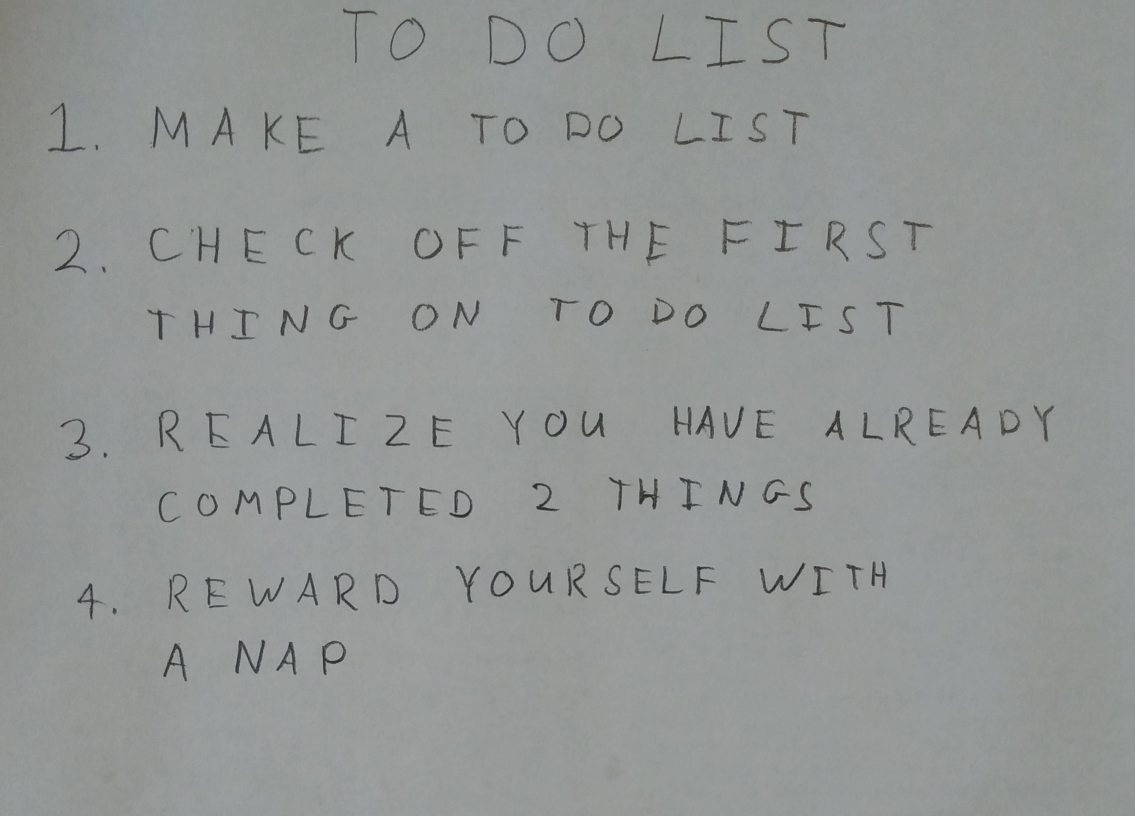
#> input picture HW5 - Neural Networks for Recognition/images/01_list.jpg, 2270 x 1631 px (shown at 1/2 size); its folder holds only this picture in this run
$ python run_q4.py   (older library calls are emulated)
#> lines starting #> are read from the running program, lines starting #| are printed output that depends on the picture; after the words box and inside, x2 and y2 are one past the last pixel; in counts of white or black regions, pixels touching at a corner belong together
### HW5 - Neural Networks for Recognition/submission/q4.py
import numpy as np

import skimage
import skimage.measure
import skimage.color
import skimage.restoration
import skimage.filters
import skimage.morphology
import skimage.segmentation
from skimage.filters import threshold_otsu

# takes a color image
# returns a list of bounding boxes and black_and_white image
def findLetters(image):
    bboxes = []
    bw = None
    # insert processing in here
    # one idea estimate noise -> denoise -> greyscale -> threshold -> morphology -> label -> skip small boxes
    # this can be 10 to 15 lines of code using skimage functions
    denoise_image = skimage.restoration.denoise_bilateral(image, multichannel=True)
    greyscale_image = skimage.color.rgb2grey(denoise_image)
    threshold = threshold_otsu(greyscale_image)
#> threshold = 0.454
    bw = skimage.morphology.closing(greyscale_image < threshold, skimage.morphology.square(10))
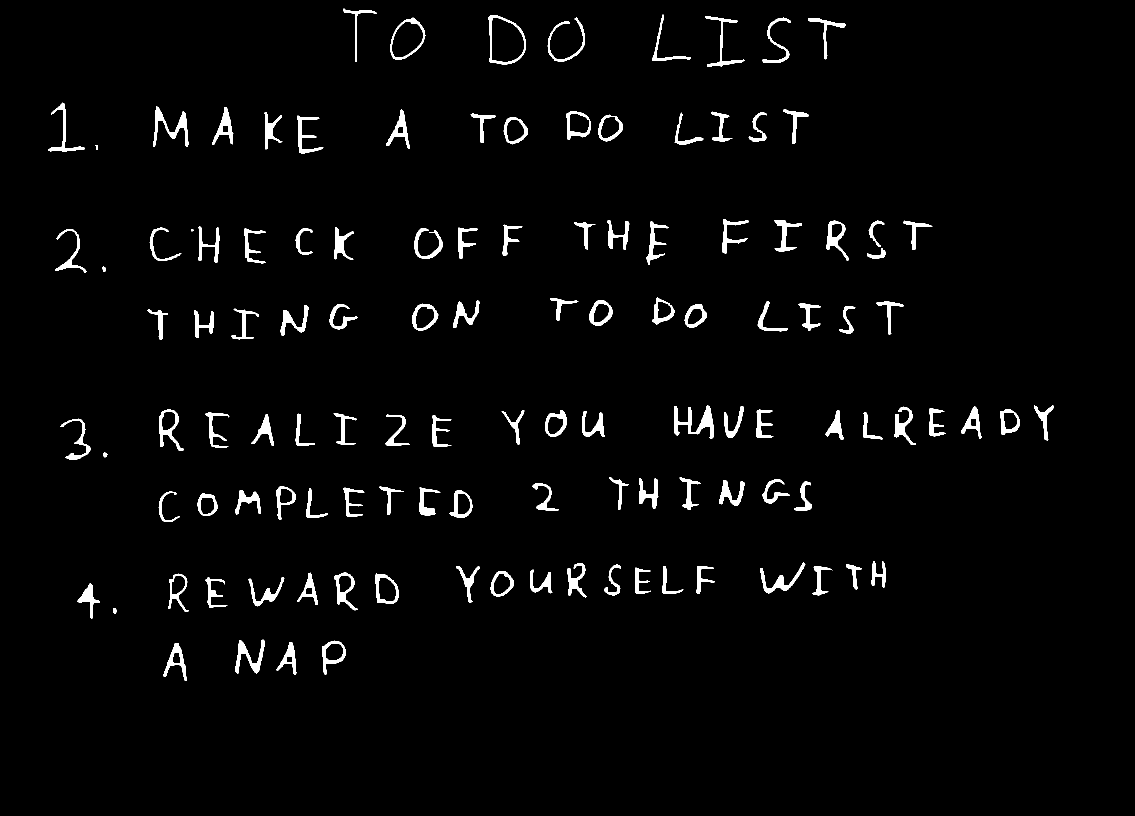
#> bw: shape (1631, 2270) bool (shown at 1/2 size); 2.6% white; 121 white regions (2 under 20 px), largest, box (x1, y1, x2, y2) and area: (1348, 811, 1428, 877) 1896, (306, 213, 377, 294) 1595, (471, 1279, 530, 1347) 1355
    cleared = skimage.segmentation.clear_border(bw)
    label_image = skimage.measure.label(cleared,background=0,connectivity = 2)
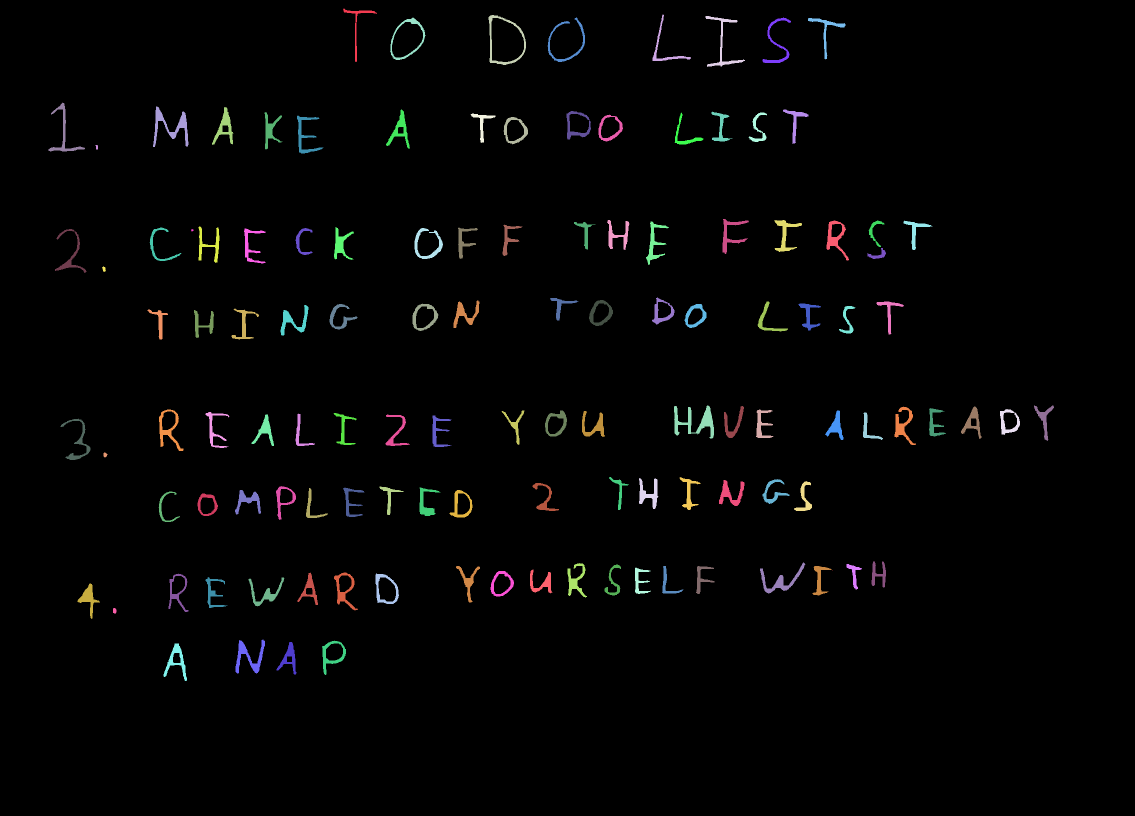
#> label_image: shape (1631, 2270) int32 (shown at 1/2 size); 122 distinct labels, from 0 to 121; one colour per label, 0 black

    for region in skimage.measure.regionprops(label_image):
        if region.area >= 200:
            bboxes.append(region.bbox)
#> this loop made 121 passes
#> after the loop, bboxes = 115 items, first 6: (17, 686, 124, 754), (29, 1305, 122, 1382), (30, 977, 130, 1052), (32, 1411, 134, 1490), (35, 780, 120, 851), (35, 1095, 124, 1170)


    return bboxes, bw

### HW5 - Neural Networks for Recognition/submission/run_q4.py
import os
import numpy as np
import matplotlib.pyplot as plt
import matplotlib.patches

import skimage
import skimage.measure
import skimage.color
import skimage.restoration
import skimage.io
import skimage.filters
import skimage.morphology
import skimage.segmentation

from nn import *
from q4 import *
# do not include any more libraries here!
# no opencv, no sklearn, etc!
import warnings
warnings.simplefilter(action='ignore', category=FutureWarning)
warnings.simplefilter(action='ignore', category=UserWarning)

for img in os.listdir('../images'):
    im1 = skimage.img_as_float(skimage.io.imread(os.path.join('../images',img)))
    bboxes, bw = findLetters(im1)

    plt.imshow(1-bw, cmap = "gray")
    for bbox in bboxes:
        minr, minc, maxr, maxc = bbox
        rect = matplotlib.patches.Rectangle((minc, minr), maxc - minc, maxr - minr,
                                fill=False, edgecolor='red', linewidth=2)
        plt.gca().add_patch(rect)
#> this loop made 115 passes
#> (minr, minc, maxr, maxc) on passes 1 to 12: (17, 686, 124, 754), (29, 1305, 122, 1382), (30, 977, 130, 1052), (32, 1411, 134, 1490), (35, 780, 120, 851), (35, 1095, 124, 1170), (35, 1525, 126, 1582), (36, 1616, 119, 1691), (205, 97, 303, 170), (213, 306, 294, 377), (214, 424, 290, 467), (219, 772, 297, 820)
    plt.show()
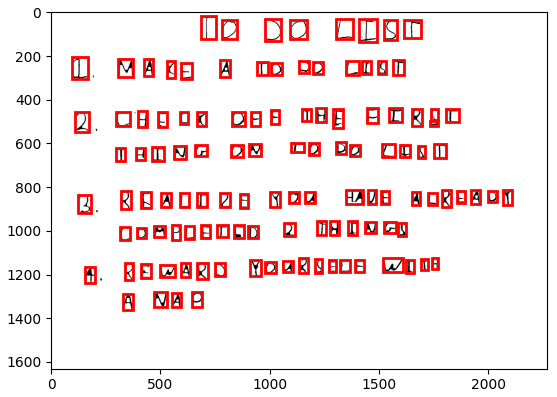
#> figure drawn by matplotlib, 1 panel
    # find the rows using..RANSAC, counting, clustering, etc.

    boxes = [[]]
    row = 0
    bboxes.sort(key = lambda x:x[2])
    letter_base = bboxes[0][2]
#> letter_base = 119
    for bbox in bboxes:
        minr, minc, maxr, maxc = bbox
        if (minr >= letter_base + 10):
            row +=1;
            boxes.append([])
            letter_base = maxr
            # print(letter_base)
        boxes[row].append(bbox)
#> this loop made 115 passes
#> (minr, minc, maxr, maxc, letter_base) on passes 9, 23, 41, 56, 77, 93, 112: (222, 1133, 279, 1182, 279), (441, 1737, 494, 1769, 494), (596, 1100, 641, 1157, 641), (818, 2000, 870, 2040, 870), (958, 1525, 1008, 1579, 1008), (1123, 1743, 1175, 1772, 1175), (1279, 471, 1347, 530, 1347)
#> after the loop, boxes = 8 items; letter_base = 1347; row = 7


    # crop the bounding boxes
    # note.. before you flatten, transpose the image (that's how the dataset is!)
    # consider doing a square crop, and even using np.pad() to get your images looking more like the dataset

    # load the weights
    # run the crops through your neural network and print them out
    import pickle
    import string
    letters = np.array([_ for _ in string.ascii_uppercase[:26]] + [str(_) for _ in range(10)])
#> (the run stopped early here; a loop or call above may not have finished)
